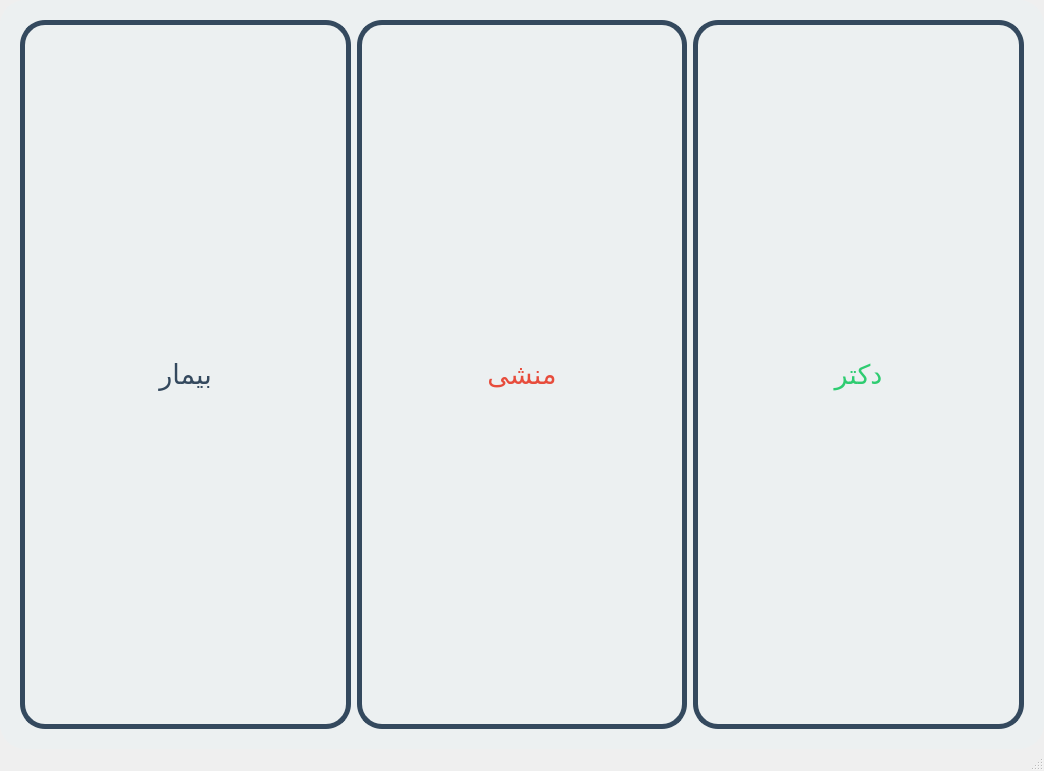
<?xml version="1.0" encoding="UTF-8"?>
<ui version="4.0">
 <class>MainWindow</class>
 <widget class="QMainWindow" name="MainWindow">
  <property name="geometry">
   <rect>
    <x>0</x>
    <y>0</y>
    <width>1044</width>
    <height>771</height>
   </rect>
  </property>
  <property name="windowTitle">
   <string/>
  </property>
  <property name="windowIcon">
   <iconset>
    <normalon>:/core/add_doctor.png</normalon>
   </iconset>
  </property>
  <property name="styleSheet">
   <string notr="true"/>
  </property>
  <property name="iconSize">
   <size>
    <width>50</width>
    <height>50</height>
   </size>
  </property>
  <widget class="QWidget" name="centralwidget">
   <property name="font">
    <font>
     <pointsize>20</pointsize>
    </font>
   </property>
   <property name="styleSheet">
    <string notr="true">
*{
background-color: #ecf0f1;
border-radius: 25px;

}
</string>
   </property>
   <layout class="QHBoxLayout" name="horizontalLayout_2">
    <property name="leftMargin">
     <number>20</number>
    </property>
    <property name="topMargin">
     <number>20</number>
    </property>
    <property name="rightMargin">
     <number>20</number>
    </property>
    <property name="bottomMargin">
     <number>20</number>
    </property>
    <item>
     <layout class="QHBoxLayout" name="horizontalLayout">
      <item>
       <widget class="QPushButton" name="btn_patient">
        <property name="sizePolicy">
         <sizepolicy hsizetype="Minimum" vsizetype="Expanding">
          <horstretch>0</horstretch>
          <verstretch>0</verstretch>
         </sizepolicy>
        </property>
        <property name="font">
         <font>
          <pointsize>20</pointsize>
         </font>
        </property>
        <property name="styleSheet">
         <string notr="true">QPushButton:hover {
border: 5px solid #34495e;
background: #34495e;
color:white;
font-size: 30pt; 
}
QPushButton{
border: 5px solid #34495e;
background: transparent;
font-size: 20pt;
color:#34495e;
}</string>
        </property>
        <property name="text">
         <string>بیمار</string>
        </property>
        <property name="icon">
         <iconset resource="../booking/booking.qrc">
          <normaloff>:/menu/patient_menu.png</normaloff>:/menu/patient_menu.png</iconset>
        </property>
        <property name="iconSize">
         <size>
          <width>100</width>
          <height>100</height>
         </size>
        </property>
        <property name="flat">
         <bool>true</bool>
        </property>
       </widget>
      </item>
      <item>
       <widget class="QPushButton" name="btn_secretary">
        <property name="sizePolicy">
         <sizepolicy hsizetype="Minimum" vsizetype="Expanding">
          <horstretch>0</horstretch>
          <verstretch>0</verstretch>
         </sizepolicy>
        </property>
        <property name="font">
         <font>
          <pointsize>20</pointsize>
         </font>
        </property>
        <property name="styleSheet">
         <string notr="true">QPushButton:hover {
border: 5px solid #34495e;
background: #e74c3c;
color: white;
font-size: 30pt; 
}

QPushButton {
border: 5px solid #34495e;
background: transparent;
font-size: 20pt;
color: #e74c3c;
}
</string>
        </property>
        <property name="text">
         <string>منشی</string>
        </property>
        <property name="icon">
         <iconset resource="../booking/booking.qrc">
          <normaloff>:/menu/lllllllll-removebg-preview.png</normaloff>:/menu/lllllllll-removebg-preview.png</iconset>
        </property>
        <property name="iconSize">
         <size>
          <width>100</width>
          <height>100</height>
         </size>
        </property>
        <property name="flat">
         <bool>true</bool>
        </property>
       </widget>
      </item>
      <item>
       <widget class="QPushButton" name="btn_doctor">
        <property name="sizePolicy">
         <sizepolicy hsizetype="Minimum" vsizetype="Expanding">
          <horstretch>0</horstretch>
          <verstretch>0</verstretch>
         </sizepolicy>
        </property>
        <property name="font">
         <font>
          <pointsize>20</pointsize>
         </font>
        </property>
        <property name="styleSheet">
         <string notr="true">QPushButton:hover {
border: 5px solid #34495e;
background: #2ecc71;
color: white;
font-size: 30pt; 
}

QPushButton {

border: 5px solid #34495e;
background: transparent;
font-size: 20pt;
color:#2ecc71;
}
</string>
        </property>
        <property name="text">
         <string>دکتر</string>
        </property>
        <property name="icon">
         <iconset resource="../booking/booking.qrc">
          <normaloff>:/menu/doc_menu.png</normaloff>:/menu/doc_menu.png</iconset>
        </property>
        <property name="iconSize">
         <size>
          <width>100</width>
          <height>100</height>
         </size>
        </property>
        <property name="flat">
         <bool>true</bool>
        </property>
       </widget>
      </item>
     </layout>
    </item>
   </layout>
  </widget>
  <widget class="QStatusBar" name="statusbar"/>
 </widget>
 <resources>
  <include location="../booking/booking.qrc"/>
 </resources>
 <connections/>
</ui>
